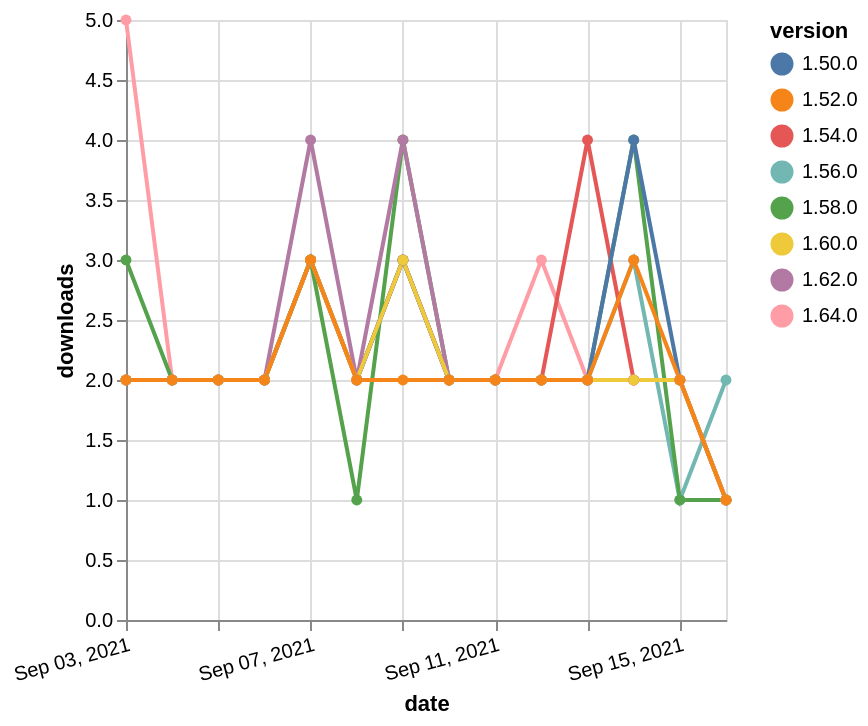

The specification (Vega-Lite) saved for this image:
### Vega-Lite specification from a JSON file in a GitHub repository (floating-point values rounded to 4 significant figures)
{"$schema": "https://vega.github.io/schema/vega-lite/v5.json", "description": "A simple bar chart with embedded data.", "data": {"values": [{"date": "2021-09-03", "total": 1649, "delta": 2, "version": "1.56.0"}, {"date": "2021-09-04", "total": 1651, "delta": 2, "version": "1.56.0"}, {"date": "2021-09-05", "total": 1653, "delta": 2, "version": "1.56.0"}, {"date": "2021-09-06", "total": 1655, "delta": 2, "version": "1.56.0"}, {"date": "2021-09-07", "total": 1658, "delta": 3, "version": "1.56.0"}, {"date": "2021-09-08", "total": 1660, "delta": 2, "version": "1.56.0"}, {"date": "2021-09-09", "total": 1663, "delta": 3, "version": "1.56.0"}, {"date": "2021-09-10", "total": 1665, "delta": 2, "version": "1.56.0"}, {"date": "2021-09-11", "total": 1667, "delta": 2, "version": "1.56.0"}, {"date": "2021-09-12", "total": 1669, "delta": 2, "version": "1.56.0"}, {"date": "2021-09-13", "total": 1671, "delta": 2, "version": "1.56.0"}, {"date": "2021-09-14", "total": 1674, "delta": 3, "version": "1.56.0"}, {"date": "2021-09-15", "total": 1675, "delta": 1, "version": "1.56.0"}, {"date": "2021-09-16", "total": 1677, "delta": 2, "version": "1.56.0"}, {"date": "2021-09-03", "total": 221, "delta": 5, "version": "1.64.0"}, {"date": "2021-09-04", "total": 223, "delta": 2, "version": "1.64.0"}, {"date": "2021-09-05", "total": 225, "delta": 2, "version": "1.64.0"}, {"date": "2021-09-06", "total": 227, "delta": 2, "version": "1.64.0"}, {"date": "2021-09-07", "total": 230, "delta": 3, "version": "1.64.0"}, {"date": "2021-09-08", "total": 232, "delta": 2, "version": "1.64.0"}, {"date": "2021-09-09", "total": 235, "delta": 3, "version": "1.64.0"}, {"date": "2021-09-10", "total": 237, "delta": 2, "version": "1.64.0"}, {"date": "2021-09-11", "total": 239, "delta": 2, "version": "1.64.0"}, {"date": "2021-09-12", "total": 242, "delta": 3, "version": "1.64.0"}, {"date": "2021-09-13", "total": 244, "delta": 2, "version": "1.64.0"}, {"date": "2021-09-14", "total": 246, "delta": 2, "version": "1.64.0"}, {"date": "2021-09-15", "total": 248, "delta": 2, "version": "1.64.0"}, {"date": "2021-09-16", "total": 249, "delta": 1, "version": "1.64.0"}, {"date": "2021-09-03", "total": 2061, "delta": 2, "version": "1.54.0"}, {"date": "2021-09-04", "total": 2063, "delta": 2, "version": "1.54.0"}, {"date": "2021-09-05", "total": 2065, "delta": 2, "version": "1.54.0"}, {"date": "2021-09-06", "total": 2067, "delta": 2, "version": "1.54.0"}, {"date": "2021-09-07", "total": 2070, "delta": 3, "version": "1.54.0"}, {"date": "2021-09-08", "total": 2072, "delta": 2, "version": "1.54.0"}, {"date": "2021-09-09", "total": 2075, "delta": 3, "version": "1.54.0"}, {"date": "2021-09-10", "total": 2077, "delta": 2, "version": "1.54.0"}, {"date": "2021-09-11", "total": 2079, "delta": 2, "version": "1.54.0"}, {"date": "2021-09-12", "total": 2081, "delta": 2, "version": "1.54.0"}, {"date": "2021-09-13", "total": 2085, "delta": 4, "version": "1.54.0"}, {"date": "2021-09-14", "total": 2087, "delta": 2, "version": "1.54.0"}, {"date": "2021-09-15", "total": 2089, "delta": 2, "version": "1.54.0"}, {"date": "2021-09-16", "total": 2090, "delta": 1, "version": "1.54.0"}, {"date": "2021-09-03", "total": 1472, "delta": 3, "version": "1.58.0"}, {"date": "2021-09-04", "total": 1474, "delta": 2, "version": "1.58.0"}, {"date": "2021-09-05", "total": 1476, "delta": 2, "version": "1.58.0"}, {"date": "2021-09-06", "total": 1478, "delta": 2, "version": "1.58.0"}, {"date": "2021-09-07", "total": 1481, "delta": 3, "version": "1.58.0"}, {"date": "2021-09-08", "total": 1482, "delta": 1, "version": "1.58.0"}, {"date": "2021-09-09", "total": 1486, "delta": 4, "version": "1.58.0"}, {"date": "2021-09-10", "total": 1488, "delta": 2, "version": "1.58.0"}, {"date": "2021-09-11", "total": 1490, "delta": 2, "version": "1.58.0"}, {"date": "2021-09-12", "total": 1492, "delta": 2, "version": "1.58.0"}, {"date": "2021-09-13", "total": 1494, "delta": 2, "version": "1.58.0"}, {"date": "2021-09-14", "total": 1498, "delta": 4, "version": "1.58.0"}, {"date": "2021-09-15", "total": 1499, "delta": 1, "version": "1.58.0"}, {"date": "2021-09-16", "total": 1500, "delta": 1, "version": "1.58.0"}, {"date": "2021-09-03", "total": 2371, "delta": 2, "version": "1.50.0"}, {"date": "2021-09-04", "total": 2373, "delta": 2, "version": "1.50.0"}, {"date": "2021-09-05", "total": 2375, "delta": 2, "version": "1.50.0"}, {"date": "2021-09-06", "total": 2377, "delta": 2, "version": "1.50.0"}, {"date": "2021-09-07", "total": 2380, "delta": 3, "version": "1.50.0"}, {"date": "2021-09-08", "total": 2382, "delta": 2, "version": "1.50.0"}, {"date": "2021-09-09", "total": 2385, "delta": 3, "version": "1.50.0"}, {"date": "2021-09-10", "total": 2387, "delta": 2, "version": "1.50.0"}, {"date": "2021-09-11", "total": 2389, "delta": 2, "version": "1.50.0"}, {"date": "2021-09-12", "total": 2391, "delta": 2, "version": "1.50.0"}, {"date": "2021-09-13", "total": 2393, "delta": 2, "version": "1.50.0"}, {"date": "2021-09-14", "total": 2397, "delta": 4, "version": "1.50.0"}, {"date": "2021-09-15", "total": 2399, "delta": 2, "version": "1.50.0"}, {"date": "2021-09-16", "total": 2400, "delta": 1, "version": "1.50.0"}, {"date": "2021-09-03", "total": 677, "delta": 2, "version": "1.62.0"}, {"date": "2021-09-04", "total": 679, "delta": 2, "version": "1.62.0"}, {"date": "2021-09-05", "total": 681, "delta": 2, "version": "1.62.0"}, {"date": "2021-09-06", "total": 683, "delta": 2, "version": "1.62.0"}, {"date": "2021-09-07", "total": 687, "delta": 4, "version": "1.62.0"}, {"date": "2021-09-08", "total": 689, "delta": 2, "version": "1.62.0"}, {"date": "2021-09-09", "total": 693, "delta": 4, "version": "1.62.0"}, {"date": "2021-09-10", "total": 695, "delta": 2, "version": "1.62.0"}, {"date": "2021-09-11", "total": 697, "delta": 2, "version": "1.62.0"}, {"date": "2021-09-12", "total": 699, "delta": 2, "version": "1.62.0"}, {"date": "2021-09-13", "total": 701, "delta": 2, "version": "1.62.0"}, {"date": "2021-09-14", "total": 703, "delta": 2, "version": "1.62.0"}, {"date": "2021-09-15", "total": 705, "delta": 2, "version": "1.62.0"}, {"date": "2021-09-16", "total": 706, "delta": 1, "version": "1.62.0"}, {"date": "2021-09-03", "total": 1005, "delta": 2, "version": "1.60.0"}, {"date": "2021-09-04", "total": 1007, "delta": 2, "version": "1.60.0"}, {"date": "2021-09-05", "total": 1009, "delta": 2, "version": "1.60.0"}, {"date": "2021-09-06", "total": 1011, "delta": 2, "version": "1.60.0"}, {"date": "2021-09-07", "total": 1014, "delta": 3, "version": "1.60.0"}, {"date": "2021-09-08", "total": 1016, "delta": 2, "version": "1.60.0"}, {"date": "2021-09-09", "total": 1019, "delta": 3, "version": "1.60.0"}, {"date": "2021-09-10", "total": 1021, "delta": 2, "version": "1.60.0"}, {"date": "2021-09-11", "total": 1023, "delta": 2, "version": "1.60.0"}, {"date": "2021-09-12", "total": 1025, "delta": 2, "version": "1.60.0"}, {"date": "2021-09-13", "total": 1027, "delta": 2, "version": "1.60.0"}, {"date": "2021-09-14", "total": 1029, "delta": 2, "version": "1.60.0"}, {"date": "2021-09-15", "total": 1031, "delta": 2, "version": "1.60.0"}, {"date": "2021-09-16", "total": 1032, "delta": 1, "version": "1.60.0"}, {"date": "2021-09-03", "total": 2249, "delta": 2, "version": "1.52.0"}, {"date": "2021-09-04", "total": 2251, "delta": 2, "version": "1.52.0"}, {"date": "2021-09-05", "total": 2253, "delta": 2, "version": "1.52.0"}, {"date": "2021-09-06", "total": 2255, "delta": 2, "version": "1.52.0"}, {"date": "2021-09-07", "total": 2258, "delta": 3, "version": "1.52.0"}, {"date": "2021-09-08", "total": 2260, "delta": 2, "version": "1.52.0"}, {"date": "2021-09-09", "total": 2262, "delta": 2, "version": "1.52.0"}, {"date": "2021-09-10", "total": 2264, "delta": 2, "version": "1.52.0"}, {"date": "2021-09-11", "total": 2266, "delta": 2, "version": "1.52.0"}, {"date": "2021-09-12", "total": 2268, "delta": 2, "version": "1.52.0"}, {"date": "2021-09-13", "total": 2270, "delta": 2, "version": "1.52.0"}, {"date": "2021-09-14", "total": 2273, "delta": 3, "version": "1.52.0"}, {"date": "2021-09-15", "total": 2275, "delta": 2, "version": "1.52.0"}, {"date": "2021-09-16", "total": 2276, "delta": 1, "version": "1.52.0"}]}, "width": "container", "mark": {"type": "line", "point": {"filled": true}}, "encoding": {"x": {"field": "date", "type": "temporal", "timeUnit": "yearmonthdate", "title": "date", "axis": {"labelAngle": -15}}, "y": {"field": "delta", "type": "quantitative", "title": "downloads"}, "color": {"field": "version", "type": "nominal"}, "tooltip": {"field": "delta"}}}
